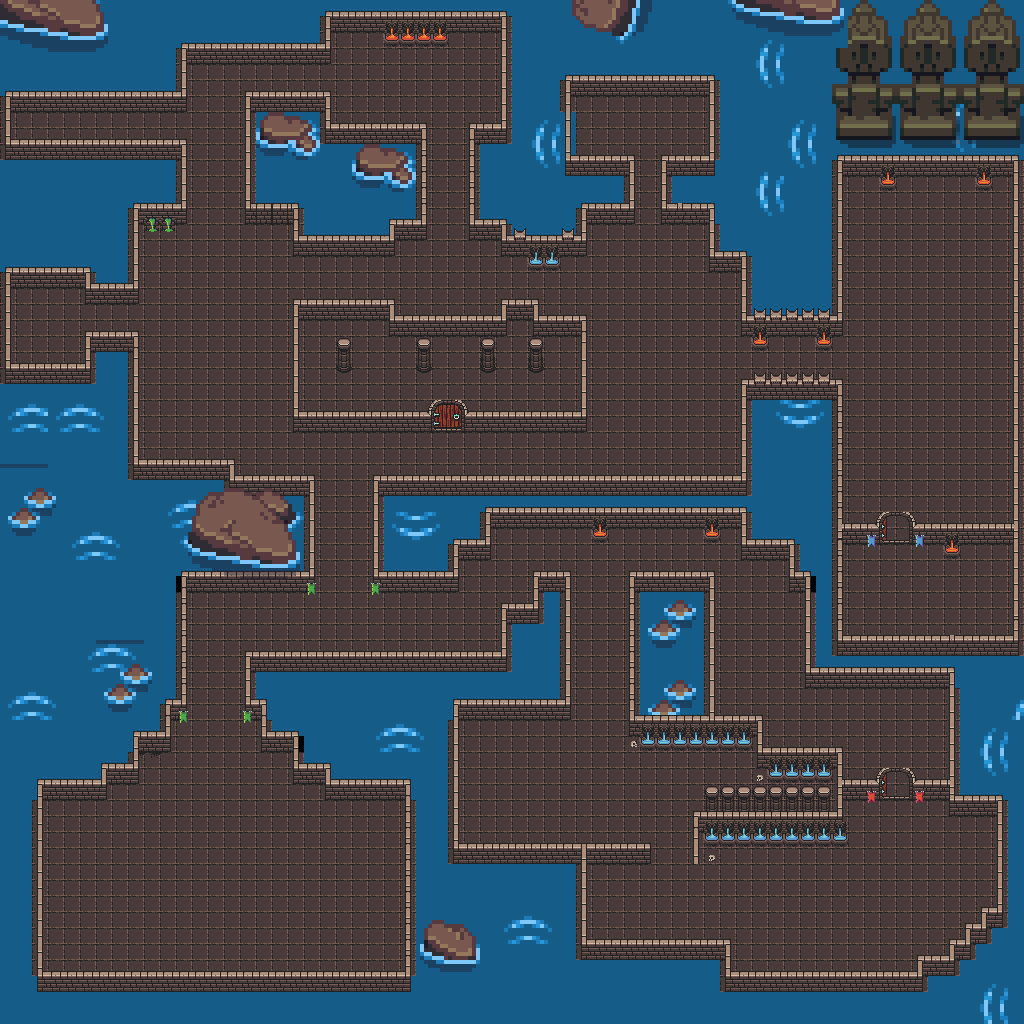

A 2D game scene composited from a Tiled map and its tileset images. What follows is a short description and the map's XML, with each tile layer's data collapsed to a summary:
An orthogonal 64x64 tile map with 16x16 px tiles, 4 tile layers (Tile Layer 2, behind_wallobjects, wall, Tile Layer 4), 4 tilesets and 131 objects.

<map version="1.10" tiledversion="1.10.2" orientation="orthogonal" renderorder="right-down" width="64" height="64" tilewidth="16" tileheight="16" infinite="0" nextlayerid="9" nextobjectid="140">
 <tileset firstgid="1" source="atlas_floor-16x16.tsx" />
 <tileset firstgid="50" source="atlas_walls_low-16x16.tsx" />
 <tileset firstgid="98" source="atlas_walls_high-16x32.tsx" />
 <tileset firstgid="194" name="cave-lava-tiles" tilewidth="16" tileheight="16" tilecount="2560" columns="64">
  <image source="cave-lava-tiles.png" width="1024" height="640" />
 </tileset>
 <layer id="3" name="Tile Layer 2" width="64" height="64">
  <data>[4096 cells, 4051 non-empty, 24 distinct tile ids]</data>
 </layer>
 <layer id="8" name="behind_wallobjects" width="64" height="64">
  <data>[4096 cells, 32 non-empty, 18 distinct tile ids]</data>
 </layer>
 <layer id="4" name="wall" width="64" height="64">
  <data>[4096 cells, 727 non-empty, 17 distinct tile ids]</data>
 </layer>
 <layer id="5" name="Tile Layer 4" width="64" height="64">
  <data>[4096 cells, 422 non-empty, 160 distinct tile ids]</data>
 </layer>
 <objectgroup id="6" name="collision_layer">
  <object id="1" x="5.33333" y="258.333" width="88" height="18" />
  <object id="3" x="3.5" y="377.167" width="88" height="16.5" />
  <object id="4" x="94.25" y="346.583" width="36.4167" height="17.1667" />
  <object id="5" x="93" y="269.333" width="34.6667" height="20.6667" />
  <object id="6" x="130.666" y="473" width="96.6667" height="20.6667" />
  <object id="7" x="220" y="488.667" width="87.3334" height="20.6667" />
  <object id="8" x="174.666" y="560" width="132" height="20.6667" />
  <object id="9" x="254.788" y="666.091" width="252.727" height="20.6667" />
  <object id="10" x="382" y="552.849" width="69.5455" height="27.6667" />
  <object id="11" x="444" y="517.5" width="38" height="29.6667" />
  <object id="12" x="540.5" y="585.417" width="21.75" height="29.1667" />
  <object id="13" x="509.5" y="617.485" width="36" height="20.6667" />
  <object id="14" x="712.789" y="798.5" width="120.181" height="36.0834" />
  <object id="15" x="706.791" y="726" width="47.2446" height="12.25" />
  <object id="16" x="766.833" y="759.667" width="66.0833" height="2.0834" />
  <object id="17" x="577.416" y="953.667" width="144.417" height="19.1667" />
  <object id="18" x="443.901" y="858.281" width="198" height="2.10613" />
  <object id="19" x="444.75" y="683.417" width="117.333" height="21.3334" />
  <object id="20" x="722.167" y="986.084" width="215.083" height="19.8334" />
  <object id="21" x="957.417" y="953.583" width="23.9997" height="18.8334" />
  <object id="22" x="925.667" y="969.25" width="37.333" height="19.5001" />
  <object id="23" x="974.167" y="937.75" width="23.333" height="22.1667" />
  <object id="24" x="956.833" y="783.917" width="48.6664" height="18.8334" />
  <object id="25" x="990.084" y="921.667" width="13.333" height="18.8334" />
  <object id="26" x="841.667" y="792.864" width="31.1286" height="0.719764" />
  <object id="27" x="813.917" y="658.333" width="142.666" height="18.8334" />
  <object id="29" x="833.75" y="648.833" width="179.416" height="15.8334" />
  <object id="30" x="842.198" y="533.856" width="27.9046" height="0.651582" />
  <object id="31" x="922.966" y="533.553" width="93.2001" height="0.8334" />
  <object id="32" x="748.917" y="529.083" width="48.3327" height="18.8334" />
  <object id="33" x="797.834" y="559.417" width="20.3327" height="18.8334" />
  <object id="34" x="496.834" y="499.5" width="251.666" height="14.8334" />
  <object id="35" x="382.045" y="490.281" width="363.666" height="6.0834" />
  <object id="36" x="38.1064" y="986.341" width="372.999" height="18.8334" />
  <object id="37" x="36.167" y="767.583" width="62.9993" height="18.8334" />
  <object id="38" x="332.834" y="773.583" width="92.9993" height="18.8334" />
  <object id="39" x="89.5" y="749.25" width="40.3327" height="28.8334" />
  <object id="40" x="301.501" y="735.917" width="40.3327" height="36.1667" />
  <object id="41" x="270.167" y="699.22" width="36.8782" height="41.197" />
  <object id="42" x="118.5" y="723.25" width="40.3327" height="23.5001" />
  <object id="43" x="381.864" y="709.432" width="19.9994" height="18.8334" />
  <object id="44" x="156.501" y="690.25" width="20.2494" height="18.8334" />
  <object id="45" x="381.969" y="490.167" width="14.3636" height="90.2875" />
  <object id="47" x="413.333" y="781.5" width="12.6667" height="211.833" />
  <object id="49" x="147" y="708.334" width="14.75" height="18.6663" />
  <object id="50" x="17.4167" y="783.167" width="16.5" height="207.333" />
  <object id="51" x="254.705" y="666.182" width="23.75" height="43.2724" />
  <object id="52" x="168.333" y="577" width="10.25" height="125.333" />
  <object id="53" x="281.5" y="493.584" width="26" height="86.833" />
  <object id="54" x="302" y="318.084" width="19.75" height="101.833" />
  <object id="55" x="92.75" y="346.584" width="9.5" height="48.083" />
  <object id="56" x="119.75" y="349.584" width="10.75" height="126.583" />
  <object id="57" x="-6.41667" y="268.167" width="9.25" height="114.833" />
  <object id="58" x="120.583" y="192.834" width="10" height="97.1808" />
  <object id="59" x="168.583" y="152.986" width="9.96973" height="60.0754" />
  <object id="60" x="-11.1667" y="96.5835" width="13" height="63.9997" />
  <object id="61" x="132.167" y="192.5" width="46.394" height="20.6667" />
  <object id="62" x="254.167" y="190.5" width="48.3334" height="20.6667" />
  <object id="63" x="1.33332" y="153.084" width="177" height="18.9167" />
  <object id="64" x="0.999933" y="81" width="175.333" height="20.6667" />
  <object id="65" x="179" y="32.3333" width="143.333" height="20.6667" />
  <object id="66" x="254.417" y="105.402" width="9.75" height="102.931" />
  <object id="67" x="160.5" y="35.0002" width="18.0833" height="66.2497" />
  <object id="68" x="309.833" y="108.334" width="13" height="43.333" />
  <object id="69" x="301.56" y="197.515" width="10" height="46.083" />
  <object id="70" x="404.5" y="138.334" width="13" height="89.9997" />
  <object id="71" x="478.583" y="138.167" width="13" height="86.6663" />
  <object id="72" x="510.125" y="1.16683" width="13" height="145" />
  <object id="73" x="310.5" y="-4.9998" width="13" height="57.333" />
  <object id="74" x="325.334" y="-3.33333e-05" width="187.393" height="20.6667" />
  <object id="75" x="313" y="137.333" width="104.332" height="20.6667" />
  <object id="76" x="259.334" y="105.333" width="63.605" height="20.6667" />
  <object id="77" x="301.577" y="222" width="84.2414" height="20.6667" />
  <object id="78" x="302.334" y="312.417" width="83.8323" height="20.6667" />
  <object id="79" x="305.334" y="399.417" width="274.166" height="20.6667" />
  <object id="81" x="386.417" y="329.667" width="123.333" height="20.6667" />
  <object id="82" x="509.167" y="313.333" width="21.083" height="20.6667" />
  <object id="83" x="750.031" y="303.909" width="83.6966" height="18.3031" />
  <object id="84" x="524.765" y="329.833" width="54.6663" height="20.6667" />
  <object id="85" x="508.917" y="222.5" width="70.6663" height="19.394" />
  <object id="86" x="478.667" y="138.208" width="40.9997" height="20.6667" />
  <object id="87" x="478.455" y="205.455" width="35.333" height="20.6667" />
  <object id="88" x="382" y="207.334" width="35.333" height="20.6667" />
  <object id="89" x="578.625" y="190.5" width="47.333" height="20.6667" />
  <object id="90" x="669.909" y="189" width="47.333" height="20.6667" />
  <object id="92" x="558.5" y="170.25" width="67.333" height="20.6667" />
  <object id="94" x="670.091" y="169.788" width="53.9997" height="20.6667" />
  <object id="95" x="560.394" y="61.6667" width="155.575" height="20.6667" />
  <object id="96" x="548.458" y="78.807" width="13" height="97.1512" />
  </objectgroup>
</map>
<!-- 42 of 131 objects omitted -->
